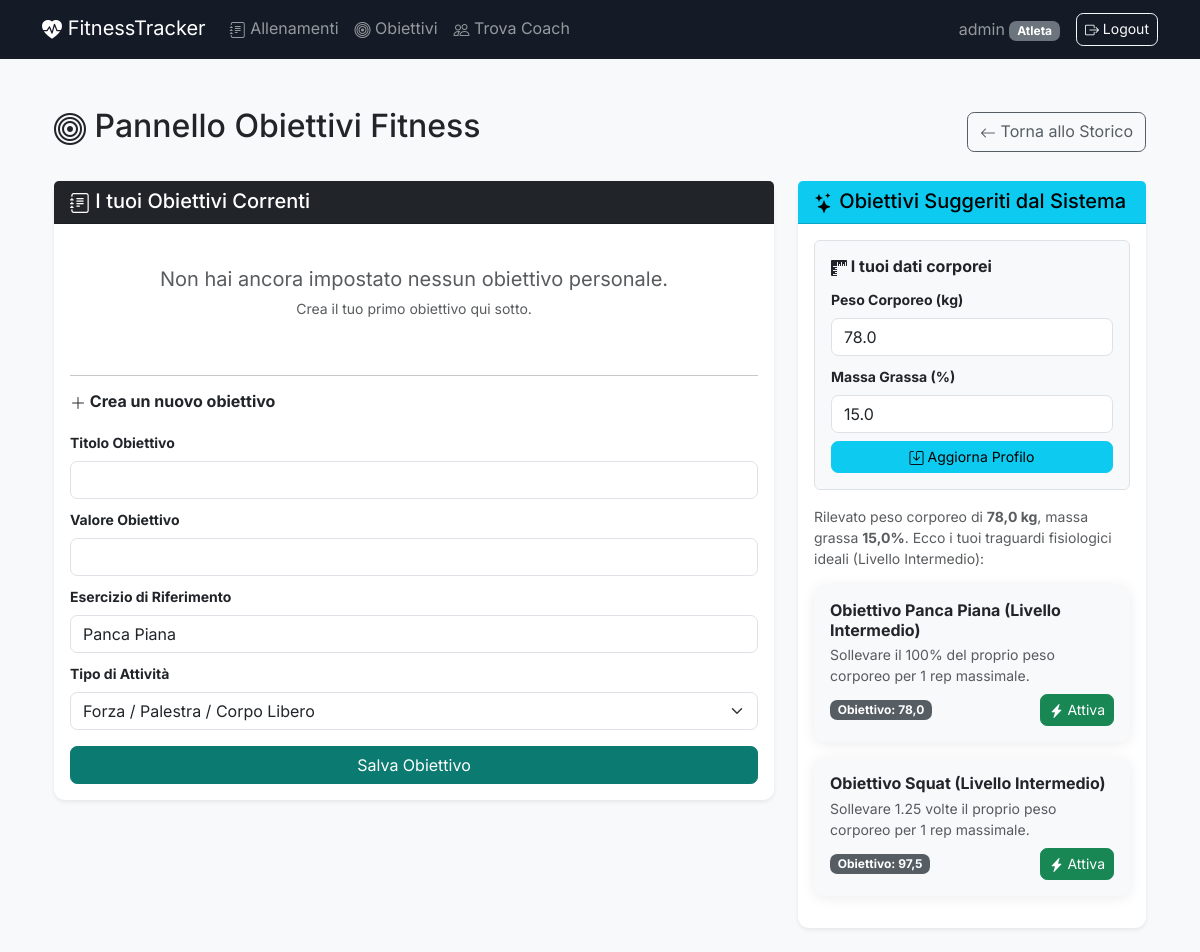
The app's page /obiettivi/ (signed in), older data.
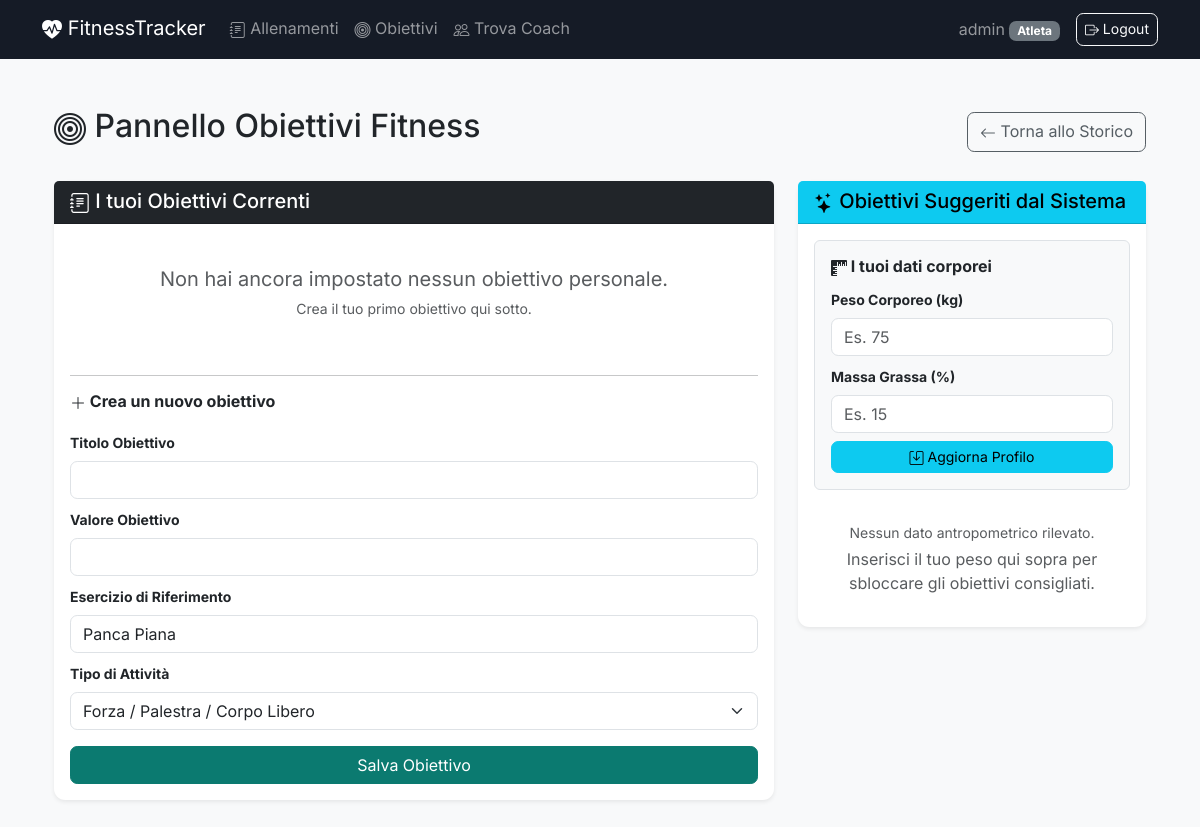
The same page, newer data.
### accounts/models.py (models this page shows, shortened)
class CustomUser(AbstractUser):
    is_coach = models.BooleanField(default=False)
    coach = models.ForeignKey(
        'self',
        on_delete=models.SET_NULL,
        null=True,
        blank=True,
        related_name='athletes'
    )
    age = models.PositiveIntegerField(null=True, blank=True)
    weight = models.FloatField(verbose_name="Peso Corporeo (kg)", null=True, blank=True)
    body_fat = models.FloatField(verbose_name="Massa Grassa (%)", null=True, blank=True)
    prezzo_mensile = models.DecimalField(
        verbose_name="Prezzo mensile (€)",
        max_digits=6, decimal_places=2, default=0.00
    )
    def get_suggested_goals(self):
        if not self.weight or self.is_coach:
            return []
        return [
            {
                'title': 'Obiettivo Panca Piana (Livello Intermedio)',
                'activity_type': 'FORZA',
                'exercise_name': 'Panca Piana',
                'target_value': round(self.weight * 1.0, 1),
                'unit': 'kg',
                'description': 'Sollevare il 100% del proprio peso corporeo per 1 rep massimale.'
            },
            {
                'title': 'Obiettivo Squat (Livello Intermedio)',
                'activity_type': 'FORZA',
                'exercise_name': 'Squat',
                'target_value': round(self.weight * 1.25, 1),
                'unit': 'kg',
                'description': 'Sollevare 1.25 volte il proprio peso corporeo per 1 rep massimale.'
            }
        ]

### workouts/views.py (the view, shortened to what this page needs)
# urls.py: path('obiettivi/', GoalListView.as_view(), name='goal_list'),
class GoalListView(LoginRequiredMixin, ListView):
    model = Goal
    template_name = 'workouts/goal_list.html'
    context_object_name = 'goals'
    def get_queryset(self):
        return Goal.objects.filter(user=self.request.user).order_by('-id')
    def get_context_data(self, **kwargs):
        context = super().get_context_data(**kwargs)
        if hasattr(self.request.user, 'get_suggested_goals'):
            context['suggested_goals'] = self.request.user.get_suggested_goals()
        else:
            context['suggested_goals'] = []
        context.setdefault('goal_form', GoalForm())
        context.setdefault('profile_form', ProfileForm(instance=self.request.user))
        return context

### workouts/forms.py
class GoalForm(forms.ModelForm):
    class Meta:
        model = Goal
        fields = ['title', 'target_value', 'exercise_name', 'activity_type']
        labels = {
            'title': 'Titolo Obiettivo',
            'target_value': 'Valore Obiettivo',
            'exercise_name': 'Esercizio di Riferimento',
            'activity_type': 'Tipo di Attività',
        }
        widgets = {
            'title': forms.TextInput(attrs={'class': 'form-control'}),
            'target_value': forms.TextInput(attrs={'class': 'form-control'}),
            'exercise_name': forms.TextInput(attrs={'class': 'form-control'}),
            'activity_type': forms.Select(attrs={'class': 'form-select'}),
        }

### templates/workouts/goal_list.html (shortened to what the changed rows need)
{% extends 'base.html' %}
{% block content %}
<div class="container py-4">
    <div class="d-flex flex-column flex-sm-row justify-content-between align-items-sm-center gap-2 mb-4">
        <h1 class="h2"><i class="bi bi-bullseye"></i> Pannello Obiettivi Fitness</h1>
    </div>
    <div class="row">
        <div class="col-md-8 mb-4">
            <div class="card shadow-sm">
                <div class="card-header bg-dark text-white">
                    <h2 class="h5 mb-0"><i class="bi bi-journal-text"></i> I tuoi Obiettivi Correnti</h2>
                </div>
            </div>
        </div>
        <div class="col-md-4">
            <div class="card shadow-sm border-info">
                <div class="card-header text-bg-info">
                    <h2 class="h5 mb-0"><i class="bi bi-stars"></i> Obiettivi Suggeriti dal Sistema</h2>
                </div>
                <div class="card-body">
                    <form method="post" class="mb-3 p-3 bg-light rounded border">
                        <h3 class="h6 fw-bold mb-2"><i class="bi bi-rulers"></i> I tuoi dati corporei</h3>
                        {% for field in profile_form %}
                            <div class="mb-2">
                                <label for="{{ field.id_for_label }}" class="form-label small fw-bold">{{ field.label }}</label>
                                {{ field }}
                            </div>
                        {% endfor %}
                        <button type="submit" class="btn btn-sm btn-info w-100"><i class="bi bi-save"></i> Aggiorna Profilo</button>
                    </form>
                    {% if request.user.weight %}
                        <p class="small text-muted mb-3">
                            Rilevato peso corporeo di <strong>{{ request.user.weight }} kg</strong>{% if request.user.body_fat %}, massa grassa <strong>{{ request.user.body_fat }}%</strong>{% endif %}.
                            Ecco i tuoi traguardi fisiologici ideali (Livello Intermedio):
                        </p>
                        {% for sug in suggested_goals %}
                            <div class="card mb-3 border-light bg-light">
                                <div class="card-body p-3">
                                    <h3 class="h6 fw-bold text-dark mb-1">{{ sug.title }}</h3>
                                    <p class="small text-muted mb-2">{{ sug.description }}</p>
                                    <div class="d-flex justify-content-between align-items-center">
                                        <span class="badge bg-secondary">Obiettivo: {{ sug.target_value }}</span>
                                        <form method="post" class="m-0">
                                            <button type="submit" class="btn btn-sm btn-success">
                                                <i class="bi bi-lightning-charge-fill"></i> Attiva
                                            </button>
                                        </form>
                                    </div>
                                </div>
                            </div>
                        {% endfor %}
                    {% else %}
                        <div class="text-center py-3 text-muted">
                            <p class="small mb-1">Nessun dato antropometrico rilevato.</p>
                            <p class="x-small mb-0">Inserisci il tuo peso qui sopra per sbloccare gli obiettivi consigliati.</p>
                        </div>
                    {% endif %}
                </div>
            </div>
        </div>
    </div>
</div>
{% endblock %}

### templates/base.html (shortened to what this page needs)
<!DOCTYPE html>
{% load static %}
<html lang="it">
<head>
    <link href="https://cdn.jsdelivr.net/npm/bootstrap@5.3.2/dist/css/bootstrap.min.css" rel="stylesheet">
    <link href="https://cdn.jsdelivr.net/npm/bootstrap-icons@1.11.3/font/bootstrap-icons.min.css" rel="stylesheet">
    <link rel="stylesheet" href="{% static 'css/style.css' %}">
</head>
<body class="bg-light">
    <nav class="navbar navbar-expand-lg navbar-dark bg-dark sticky-top mb-4">
        <div class="container">
            <a class="navbar-brand" href="{% url 'home' %}"><i class="bi bi-heart-pulse-fill"></i> FitnessTracker</a>
            <div class="collapse navbar-collapse" id="mainNav">
                {% if user.is_authenticated %}
                <ul class="navbar-nav me-auto">
                    {% if user.is_coach %}
                        <li class="nav-item"><a class="nav-link" href="{% url 'workout_list' %}"><i class="bi bi-clipboard-data"></i> Dashboard Coach</a></li>
                        <li class="nav-item"><a class="nav-link" href="{% url 'coach_settings' %}"><i class="bi bi-gear"></i> Impostazioni</a></li>
                    {% else %}
                        <li class="nav-item"><a class="nav-link" href="{% url 'workout_list' %}"><i class="bi bi-journal-text"></i> Allenamenti</a></li>
                        <li class="nav-item"><a class="nav-link" href="{% url 'goal_list' %}"><i class="bi bi-bullseye"></i> Obiettivi</a></li>
                        <li class="nav-item"><a class="nav-link" href="{% url 'coach_list' %}"><i class="bi bi-people"></i> Trova Coach</a></li>
                    {% endif %}
                </ul>
                <ul class="navbar-nav ms-auto align-items-lg-center">
                    <li class="nav-item">
                        <span class="navbar-text me-3">
                            {{ user.username }}
                            <span class="badge text-bg-{% if user.is_coach %}info{% else %}secondary{% endif %}">
                                {% if user.is_coach %}Coach{% else %}Atleta{% endif %}
                            </span>
                        </span>
                    </li>
                    <li class="nav-item">
                        <form method="post" action="{% url 'logout' %}" class="d-inline">
                            <button type="submit" class="btn btn-sm btn-outline-light"><i class="bi bi-box-arrow-right"></i> Logout</button>
                        </form>
                    </li>
                </ul>
                {% endif %}
            </div>
        </div>
    </nav>
    <div class="container">
        {% block content %}
        {% endblock %}
    </div>
</body>
</html>

Row changes from the older to the newer data that the page shows:
changed CustomUser "admin": weight "78.0" → (not shown); body_fat "15.0" → (not shown); user.weight "78,0" → (not shown); user.body_fat "15,0" → (not shown)
Text that changed along with them:
text no longer shown: "Rilevato peso corporeo di kg , massa grassa % . Ecco i tuoi traguardi fisiologici ideali (Livello Intermedio):"
text now shown: "Nessun dato antropometrico rilevato. Inserisci il tuo peso qui sopra per sbloccare gli obiettivi consigliati."
list line gone: "Obiettivo Panca Piana (Livello Intermedio) Sollevare il 100% del proprio peso corporeo per 1 rep massimale. Obiettivo: 78,0 Attiva"
list line gone: "Obiettivo Squat (Livello Intermedio) Sollevare 1.25 volte il proprio peso corporeo per 1 rep massimale. Obiettivo: 97,5 Attiva"
